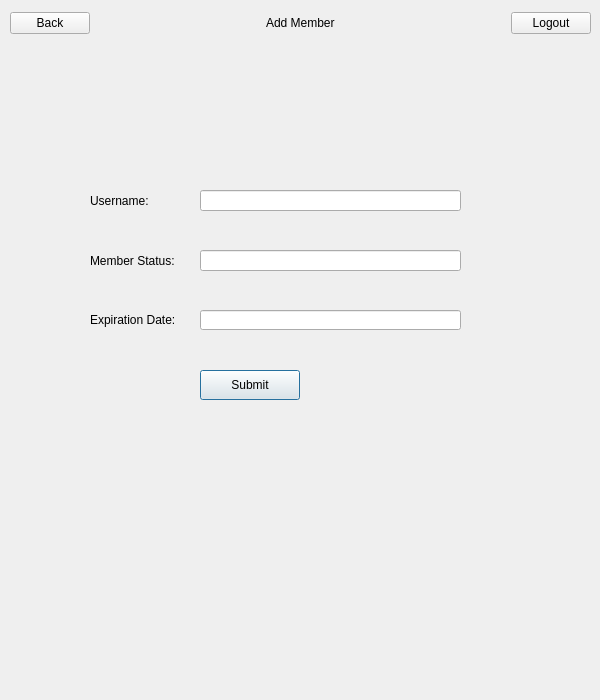
<?xml version="1.0" encoding="UTF-8"?>
<ui version="4.0">
 <class>addMember</class>
 <widget class="QDialog" name="addMember">
  <property name="geometry">
   <rect>
    <x>0</x>
    <y>0</y>
    <width>600</width>
    <height>700</height>
   </rect>
  </property>
  <property name="minimumSize">
   <size>
    <width>600</width>
    <height>700</height>
   </size>
  </property>
  <property name="maximumSize">
   <size>
    <width>600</width>
    <height>700</height>
   </size>
  </property>
  <property name="windowTitle">
   <string>Dialog</string>
  </property>
  <widget class="QLabel" name="username">
   <property name="geometry">
    <rect>
     <x>90</x>
     <y>190</y>
     <width>141</width>
     <height>21</height>
    </rect>
   </property>
   <property name="text">
    <string>Username:</string>
   </property>
  </widget>
  <widget class="QLabel" name="password">
   <property name="geometry">
    <rect>
     <x>90</x>
     <y>250</y>
     <width>141</width>
     <height>21</height>
    </rect>
   </property>
   <property name="text">
    <string>Member Status:</string>
   </property>
  </widget>
  <widget class="QLabel" name="adminstatus">
   <property name="geometry">
    <rect>
     <x>90</x>
     <y>310</y>
     <width>191</width>
     <height>20</height>
    </rect>
   </property>
   <property name="text">
    <string>Expiration Date:</string>
   </property>
  </widget>
  <widget class="QLineEdit" name="lineEdit_name">
   <property name="geometry">
    <rect>
     <x>200</x>
     <y>190</y>
     <width>261</width>
     <height>21</height>
    </rect>
   </property>
  </widget>
  <widget class="QLineEdit" name="lineEdit_memStatus">
   <property name="geometry">
    <rect>
     <x>200</x>
     <y>250</y>
     <width>261</width>
     <height>21</height>
    </rect>
   </property>
  </widget>
  <widget class="QPushButton" name="button_submit">
   <property name="geometry">
    <rect>
     <x>200</x>
     <y>370</y>
     <width>100</width>
     <height>30</height>
    </rect>
   </property>
   <property name="text">
    <string>Submit</string>
   </property>
  </widget>
  <widget class="QLineEdit" name="lineEdit_expDate">
   <property name="geometry">
    <rect>
     <x>200</x>
     <y>310</y>
     <width>261</width>
     <height>20</height>
    </rect>
   </property>
  </widget>
  <widget class="QWidget" name="">
   <property name="geometry">
    <rect>
     <x>10</x>
     <y>10</y>
     <width>581</width>
     <height>26</height>
    </rect>
   </property>
   <layout class="QHBoxLayout" name="horizontalLayout">
    <item>
     <widget class="QPushButton" name="back_button">
      <property name="text">
       <string>Back</string>
      </property>
     </widget>
    </item>
    <item>
     <spacer name="horizontalSpacer">
      <property name="orientation">
       <enum>Qt::Horizontal</enum>
      </property>
      <property name="sizeHint" stdset="0">
       <size>
        <width>40</width>
        <height>20</height>
       </size>
      </property>
     </spacer>
    </item>
    <item>
     <widget class="QLabel" name="addmemberlogo">
      <property name="text">
       <string>Add Member</string>
      </property>
     </widget>
    </item>
    <item>
     <spacer name="horizontalSpacer_2">
      <property name="orientation">
       <enum>Qt::Horizontal</enum>
      </property>
      <property name="sizeHint" stdset="0">
       <size>
        <width>40</width>
        <height>20</height>
       </size>
      </property>
     </spacer>
    </item>
    <item>
     <widget class="QPushButton" name="logout_button">
      <property name="text">
       <string>Logout</string>
      </property>
     </widget>
    </item>
   </layout>
  </widget>
 </widget>
 <resources/>
 <connections/>
</ui>
